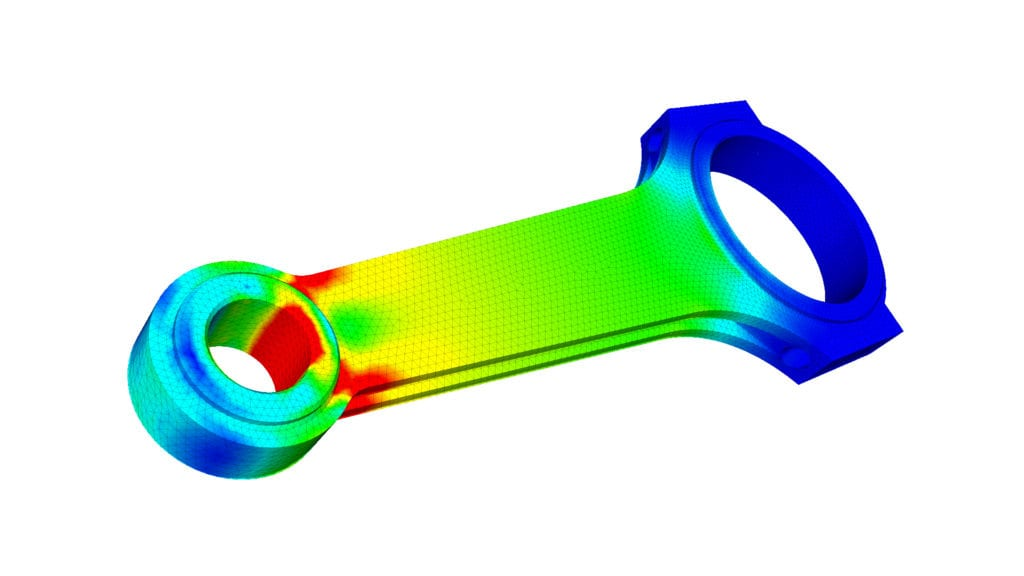
#> input picture docs/rod.png, 1024 x 576 px, found by its file name
$ python make_banner.py
#> lines starting #> are read from the running program, lines starting #| are printed output that depends on the picture
"""Compose docs/banner.png: gradient + title + FEA part render (white removed)."""
import numpy as np
from PIL import Image, ImageDraw, ImageFont
from matplotlib.font_manager import FontProperties, findfont

W, H = 1280, 320

xs = np.linspace(0, 1, W)[None, :]
ys = np.linspace(0, 1, H)[:, None]
t = np.clip(0.5 * xs + 0.5 * ys, 0, 1)[..., None]
c0, c1 = np.array([11, 18, 32]), np.array([22, 33, 62])
img = Image.fromarray(((1 - t) * c0 + t * c1).astype(np.uint8), "RGB")
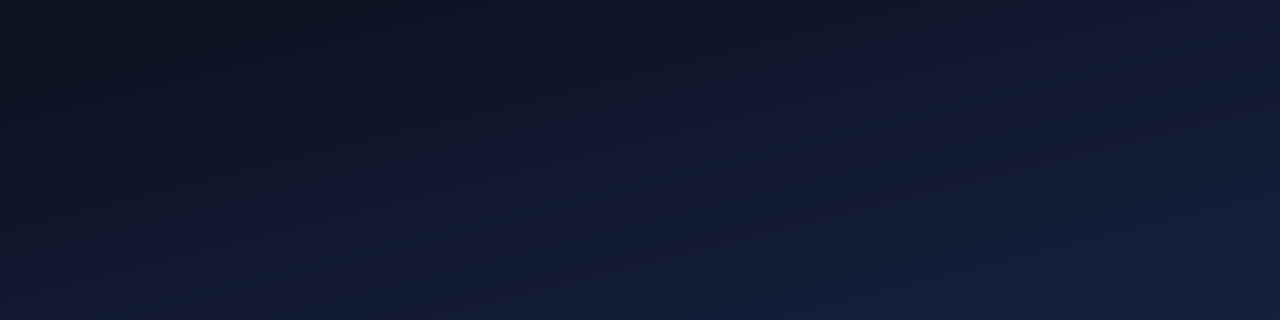
#> img: PIL image 1280x320 RGB; mean R, G, B 16, 25, 46.5
d = ImageDraw.Draw(img, "RGBA")

for gx in range(0, W, 52):                      # subtle FE-mesh grid
    d.line([(gx, 0), (gx, H)], fill=(148, 163, 184, 18))
for gy in range(0, H, 34):
    d.line([(0, gy), (W, gy)], fill=(148, 163, 184, 18))

def F(size):
    return ImageFont.truetype(findfont(FontProperties(family="DejaVu Sans", weight="bold")), size)

def Fr(size):
    return ImageFont.truetype(findfont(FontProperties(family="DejaVu Sans")), size)

rod = Image.open("docs/rod.png").convert("RGBA")
a = np.array(rod)
a[..., 3] = np.where((a[..., :3] >= 244).all(-1), 0, a[..., 3])   # white -> transparent
rod = Image.fromarray(a)

s = min(250 / rod.height, 470 / rod.width)
#> s = 0.434
rod = rod.resize((max(1, int(rod.width * s)), max(1, int(rod.height * s))), Image.LANCZOS)
#> rod: PIL image 444x250 RGBA
img.paste(rod, (W - rod.width - 50, (H - rod.height) // 2), rod)
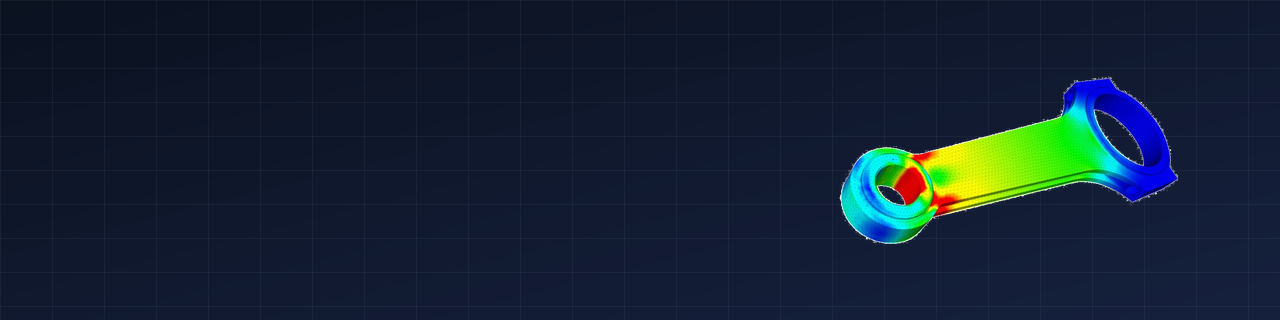
#> img: PIL image 1280x320 RGB; mean R, G, B 20, 33.9, 50.3

d.text((70, 96), "FEA", font=F(58), fill=(241, 245, 249))
w = d.textlength("FEA", font=F(58))
#> w = 124.1
d.text((70 + w, 92), "-Agent", font=F(58), fill=(56, 189, 248))
d.text((70, 176), "LLM-driven CAE: generate · solve · parse · verify",
       font=Fr(21), fill=(148, 163, 184))

#> (the run stopped early here; a loop or call above may not have finished)
